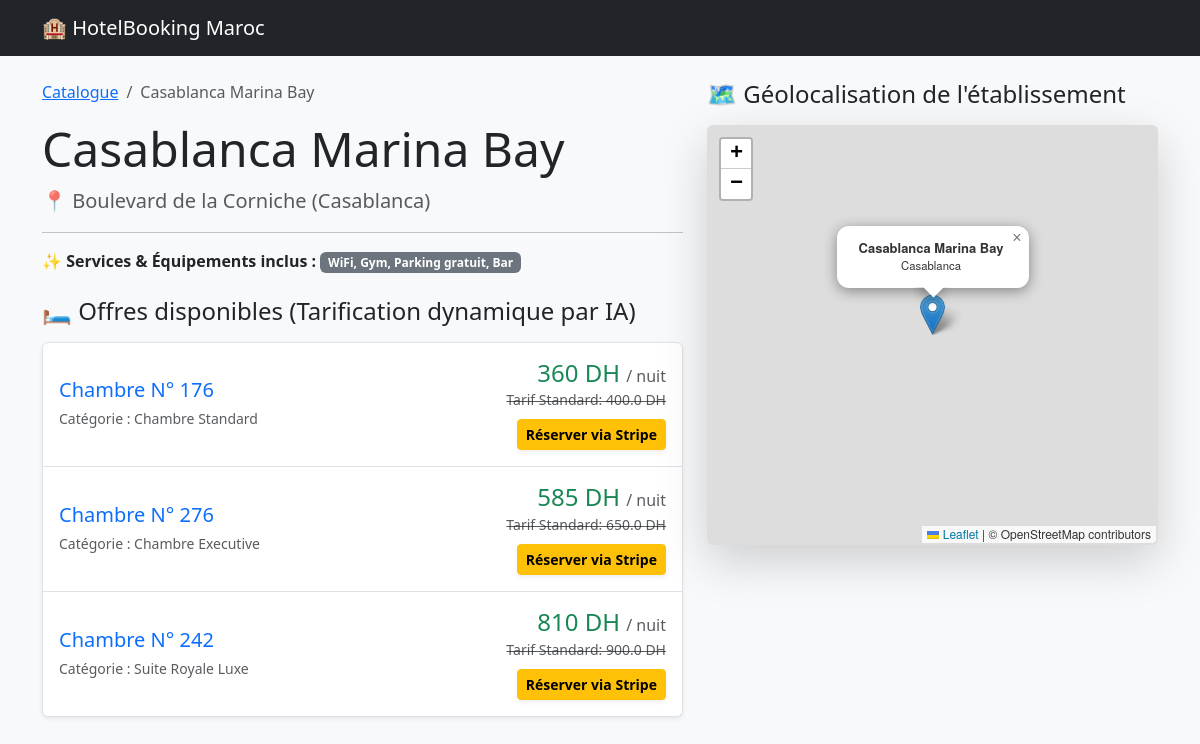
Page /hotel/5/ on the committed database.
### reservations/models.py (models this page shows, shortened)
class Hotel(models.Model):
    nom = models.CharField(max_length=100)
    ville = models.CharField(max_length=50)
    adresse = models.TextField()
    equipements = models.TextField(help_text="Séparés par des virgules")
    latitude = models.FloatField()
    longitude = models.FloatField()
    photo = ProcessedImageField(
        upload_to='hotels/',
        processors=[ResizeToFill(800, 450)],
        format='JPEG',
        options={'quality': 80},
        null=True, blank=True
    )

class Chambre(models.Model):
    hotel = models.ForeignKey(Hotel, on_delete=models.CASCADE, related_name='chambres')
    type_chambre = models.ForeignKey(TypeChambre, on_delete=models.CASCADE)
    numero_chambre = models.CharField(max_length=10)
    prix_base_nuit = models.FloatField()

class TypeChambre(models.Model):
    libelle = models.CharField(max_length=50) # Standard, Suite, etc.

### reservations/views.py (the view)
# urls.py: path('hotel/<int:hotel_id>/', views.voir_hotel, name='voir_hotel'),
def voir_hotel(models_request, hotel_id):
    target_id = int(hotel_id)
    try:
        hotel = Hotel.objects.get(pk=target_id)
        chambres = Chambre.objects.filter(hotel=hotel)
        chambres_ia = []
        for ch in chambres:
            prix_ia = int(float(ch.prix_base_nuit) * 0.9)
            chambres_ia.append({'chambre': ch, 'prix_ia': prix_ia})
        return render(models_request, 'reservations/detail_hotel.html', {
            'hotel': hotel,
            'chambres_ia': chambres_ia
        })
    except (Hotel.DoesNotExist, ValueError):
        if target_id == 2:
            class MockHotel2:
                id = 2
                nom = "Riad Dar Plasma"
                ville = "Marrakech"
                adresse = "Derb Aarjane, Medina Marrakech"
                equipements = "Traditional Hammam, Rooftop Terrace, Free Breakfast, Wi-Fi"
                latitude = 31.6295
                longitude = -7.9811
            class MockType2: libelle = "Luxury Authentic Riad Suite"
            chambres_ia = [
                {'chambre': type('Ch', (), {'id': 3, 'numero_chambre': "Suite Royale 1", 'type_chambre': MockType2(), 'prix_base_nuit': 1100})(), 'prix_ia': 950},
                {'chambre': type('Ch', (), {'id': 4, 'numero_chambre': "Chambre Atlas", 'type_chambre': MockType2(), 'prix_base_nuit': 750})(), 'prix_ia': 640}
            ]
            return render(models_request, 'reservations/detail_hotel.html', {'hotel': MockHotel2(), 'chambres_ia': chambres_ia})
        else:
            class MockHotel1:
                id = 1
                nom = "Hotel Atlantique Safi"
                ville = "Safi"
                adresse = "Boulevard Mohamed V, Safi Beach"
                equipements = "Wi-Fi, Ocean View, Infinity Pool, Gym"
                latitude = 32.2957
                longitude = -9.2315
            class MockType1: libelle = "Sea View Superior Room"
            chambres_ia = [
                {'chambre': type('Ch', (), {'id': 1, 'numero_chambre': "206", 'type_chambre': MockType1(), 'prix_base_nuit': 450})(), 'prix_ia': 399},
                {'chambre': type('Ch', (), {'id': 2, 'numero_chambre': "312", 'type_chambre': MockType1(), 'prix_base_nuit': 700})(), 'prix_ia': 620}
            ]
            return render(models_request, 'reservations/detail_hotel.html', {'hotel': MockHotel1(), 'chambres_ia': chambres_ia})

### Templates/reservations/detail_hotel.html (shortened to what this page needs)
{% extends 'base.html' %}
{% block content %}
<div class="row mt-4">
    <div class="col-md-7">
        <nav aria-label="breadcrumb">
            <ol class="breadcrumb">
                <li class="breadcrumb-item"><a href="{% url 'home' %}">Catalogue</a></li>
                <li class="breadcrumb-item active" aria-current="page">{{ hotel.nom }}</li>
            </ol>
        </nav>
        <h1 class="display-5 font-weight-bold">{{ hotel.nom }}</h1>
        <p class="text-muted fs-5">📍 {{ hotel.adresse }} ({{ hotel.ville }})</p>
        <hr>
        <p><strong>✨ Services & Équipements inclus :</strong> <span class="badge bg-secondary">{{ hotel.equipements }}</span></p>
        <h4 class="mt-4 mb-3">🛏️ Offres disponibles (Tarification dynamique par IA)</h4>
        <div class="list-group shadow-sm">
            {% if chambres_ia %}
                {% for item in chambres_ia %}
                <div class="list-group-item list-group-item-action d-flex justify-content-between align-items-center p-3">
                    <div>
                        <h5 class="mb-1 text-primary">Chambre N° {{ item.chambre.numero_chambre }}</h5>
                        <p class="mb-0 text-muted"><small>Catégorie : {{ item.chambre.type_chambre.libelle }}</small></p>
                    </div>
                    <div class="text-end">
                        <h4 class="text-success mb-0">{{ item.prix_ia }} DH <span class="fs-6 text-muted">/ nuit</span></h4>
                        <del class="text-muted"><small>Tarif Standard: {{ item.chambre.prix_base_nuit }} DH</small></del>
                        <br>
                        <a href="{% url 'creer_reservation' item.chambre.id %}" class="btn btn-warning btn-sm fw-bold mt-2 shadow-sm">Réserver via Stripe</a>
                    </div>
                </div>
                {% endfor %}
            {% else %}
                <div class="list-group-item text-center text-muted p-4">
                    Aucune chambre répertoriée pour cet hôtel actuellement. Ajoutez-en depuis l'espace admin.
                </div>
            {% endif %}
        </div>
    </div>
    <div class="col-md-5">
        <h4 class="mb-3">🗺️ Géolocalisation de l'établissement</h4>
        <div id="map" class="rounded shadow-lg" style="height: 420px; border: 2px solid #ddd;"></div>
    </div>
</div>
{% endblock %}

### rows in the picture
Hotel: nom "Casablanca Marina Bay", adresse "Boulevard de la Corniche", ville "Casablanca", equipements "WiFi, Gym, Parking gratuit, Bar"
Chambre: chambre.numero_chambre "176", chambre.type_chambre.libelle "Chambre Standard", prix_ia "360", chambre.prix_base_nuit "400.0"
Chambre: chambre.numero_chambre "276", chambre.type_chambre.libelle "Chambre Executive", prix_ia "585", chambre.prix_base_nuit "650.0"
Chambre: chambre.numero_chambre "242", chambre.type_chambre.libelle "Suite Royale Luxe", prix_ia "810", chambre.prix_base_nuit "900.0"
